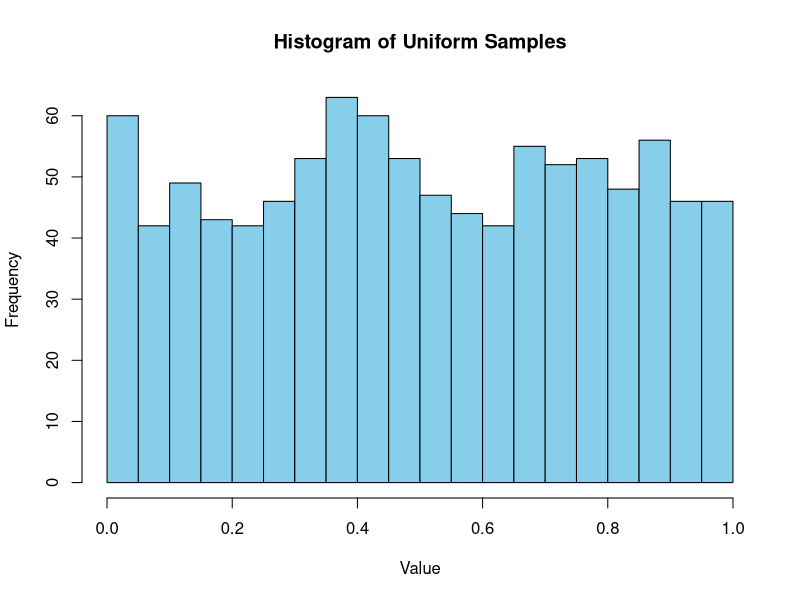
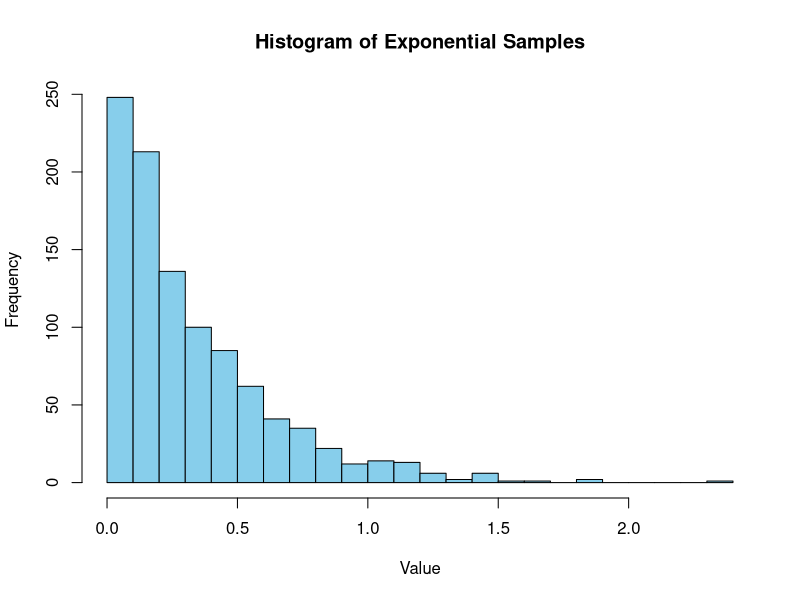

The R script that drew these images, in order: (Note: this script raises an error after producing the figures.)
## ---- chunk 1
library(tidyverse)
library(ggplot2)

## ---- chunk 2

dhyper(9, 27,54, 22, log= FALSE)

## ---- chunk 3

phyper(9, 27, 54, 22, lower.tail = FALSE)

## ---- chunk 4
#10k random draws 
draw <- rhyper(10000, 27, 54, 22)

#amount from the draw that are greater or equal to 9
pass <- sum(draw >= 9)

# finding the pvalue
sum((pass >= draw) / 100000)

## ---- chunk 5



## ---- chunk 6
# generate 1k random uniform samples
samples <- runif(1000, min = 0, max = 1)

# plotting
hist(samples, breaks = 30, main = "Histogram of Uniform Samples", xlab = "Value", ylab = "Frequency", col = "skyblue")

# setting the mu value
mu <- 3

#Inverting the random samples. ie inverting CDF
exp_samples <- (-log(1 - samples) / mu)

# plotting
hist(exp_samples, breaks = 30, main = "Histogram of Exponential Samples", xlab = "Value", ylab = "Frequency", col = "skyblue")

## ---- chunk 7

#setting up the different values for theta
theta <- seq(0.01, 0.99, by = 0.01)

#creating likelihood data
like <- dbinom(3, size = 5, p = theta, log = FALSE)

# creating the log-likelihood data
loglik <- dbinom(3, size = 5, p = theta, log = TRUE)

#data frame for easier plotting
like_data <- data.frame(Theta = theta , Loglik = loglik, Like = like)

#graphing the standard likelihood
ggplot(data = like_data, aes(x = Theta, y = Like)) +
  geom_line() +
  geom_vline(xintercept = like_pHat, color = "firebrick", size = 1) +
  labs(y = "likelihood", 
    x = expression(paste("Hypothesized theta, ", italic(p)))) + 
  theme_classic()

# Max  likelihood for basic plot
MaxLike <- like - max(like)

like_data$MaxLike <- MaxLike

like_pHat <- theta[like == max(like)]

#graphing the log-likelihood
ggplot(data = like_data, aes(x = Theta, y = Loglik)) +
  geom_line() +
  labs(y = "Log-likelihood", 
    x = expression(paste("Hypothesized theta, ", italic(p)))) + 
  theme_classic()

# Getting the maximum likelihood value for the graph/distribution
MaxlogLike <- loglik - max(loglik)

like_data$Max <- MaxlogLike

pHat <- theta[loglik == max(loglik)]

ggplot(data = like_data, aes(x = Theta, y = Loglik)) +
  geom_line() +
  geom_vline(xintercept = pHat, color = "firebrick", size = 1) +
  labs(y = "Log-likelihood", 
    x = expression(paste("Hypothesized theta, ", italic(p)))) + 
  theme_classic()  

